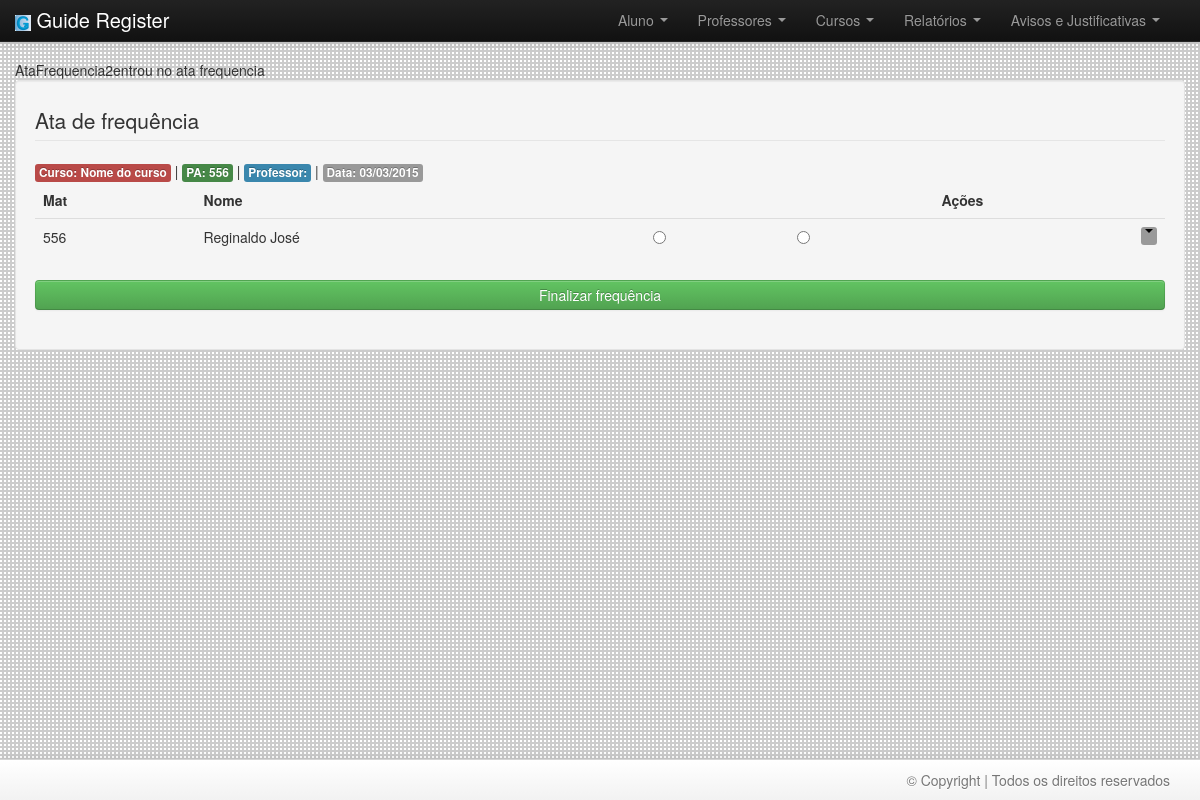
/?pg=aluno&opcao=AtaFrequencia&idCurso=3&idUsuario=2&PAturma=556, run on an earlier commit of the app's database.
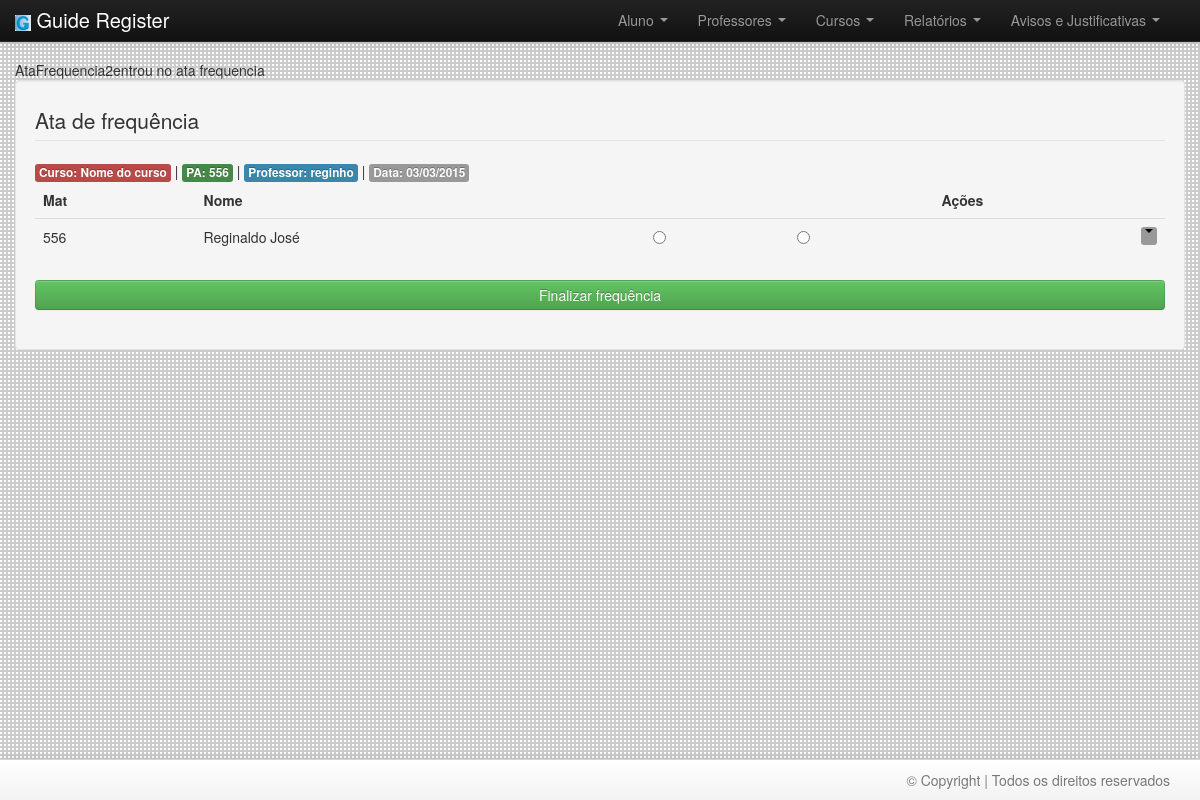
And on a later commit of the database.
### tables this page shows
CREATE TABLE `usuarios` (
  `idUsuario` int(11) NOT NULL AUTO_INCREMENT,
  `nomeUsuario` varchar(255) NOT NULL,
  `dtNascimento` date NOT NULL,
  `rg` varchar(20) NOT NULL,
  `cpf` varchar(20) NOT NULL,
  `dtAdmissao` date NOT NULL,
  `email` varchar(255) NOT NULL,
  `senha` varchar(255) NOT NULL,
  `ativo` bit(1) NOT NULL DEFAULT b'1',
  PRIMARY KEY (`idUsuario`,`email`,`senha`)
);

### telas/aluno/crudAluno.php (called while the page is built, shortened)
<?php
function listarNomeUsuarioPorId($conexao, $id) {
    $sqlBuscar = "SELECT nomeUsuario FROM usuarios WHERE idUsuario = " . $id;
    $resultado = mysqli_query($conexao, $sqlBuscar);
    return mysqli_fetch_assoc($resultado);
}

### telas/aluno/aluno.php (the view, shortened to what this page needs)
<?php
include_once 'telas/aluno/validacaoAluno.php';
if (!isset($_GET['opcao'])) {
    include_once 'telas/inicial.php';
} else {
    switch ($_GET['opcao']) {
            ?>
            <?php
        case 'AtaFrequencia':
            ?>
            <div class="well frequencia">
                <form action="" method="post">
                    <legend><span class="fa-user-add"></span> Ata de frequência</legend>
                    <span class="label label-important">Curso: <?php echo $nomeCurso; ?></span> |
                    <span class="label label-success">PA: <?php echo $PAturma; ?></span> |
                    <span class="label label-info">Professor: <?php echo $nomeProfessor['nomeUsuario']; ?></span> |
                    <span class="label"><?php echo 'Data: ' . $data; ?></span>
                    <table class="table table-hover">
                        <thead>
                            <tr>
                                <th>Mat</th>
                                <th>Nome</th>
                                <th><span class="fa-checkmark2"></span></th>
                                <th><span class="fa-blocked"></span></th>
                                <th>Ações</th>
                            </tr>
                        </thead>
                        <tbody>
                            <tr>
                                <td>556</td>
                                <td>Reginaldo José</td>
                                <td>
                                    <label class="radio">
                                    <input type="radio" name="compareceu"  value="" >
                                    </label>
                                </td>
                                <td>
                                    <label class="radio">
                                        <input type="radio" name="compareceu"  value="" >
                                    </label>
                                </td>
                                <td>
                                    <div class="btn-group pull-right">
                                        <a class="label" data-toggle="dropdown" href="#">
                                            <span class="caret"></span>
                                        </a>
                                    </div>
                                </td>
                            </tr>
                        </tbody>
                    </table>
                    <label for="">
                        <button type="submit" class="btn btn-block btn-success"><span class="fa-checkmark"></span> Finalizar frequência</button>
                    </label>
                </form>
            </div>
            <?php
            break;
    }
}

### index.php (shortened to what this page needs)
<!DOCTYPE HTML>
<html lang="pt-BR">
    <head>
        <link type="text/css" rel="stylesheet" href="css/styleIcomoon.css" />
        <link type="text/css" rel="stylesheet" href="css/bootstrap.css" />
        <link type="text/css" rel="stylesheet" href="css/bootstrap-responsive.css" />
        <link type="text/css" rel="stylesheet" href="css/style.css" />
    </head>
    <body>
        <?php include_once './telas/includes/header.php'; ?>
        <div class="container paginas">
            <?php
            if (!isset($_GET['pg'])) {
                include_once 'telas/inicial.php';
            } else {
                switch ($_GET['pg']) {
                    case 'aluno':
                        include_once './telas/aluno/aluno.php';
                        break;
                }
            }
            ?>
        </div>
        <?php
        include_once './telas/includes/footer.php';
        ?>
    </body>
</html>

### telas/includes/header.php (shortened to what this page needs)
<header id="header-menu" class="navbar navbar-fixed-top navbar-inverse">
    <div class="navbar-inner">
        <div class="container">
            <a class="brand" href="index.php">
                <img src="img/GuideRegister-Icon.ico"  alt="Página inicial" title="Página inicial"/>
                Guide Register
            </a>
            <ul class="nav">
                <li><a class="brand"  href="?pg=avisosEjustificativas&opcao=meusAvisos"><span class="fa-bell"></span></a></li>
                <li><a class="brand"  href="?pg=creditos"><span class="fa-coin"></span></a></li>
            </ul>
            <div class="nav-collapse pull-right">
                <ul class="nav">
                    <li class="dropdown">
                        <a href="#" class="dropdown-toggle" data-toggle="dropdown">
                            Aluno
                            <b class="caret"></b>
                        </a>
                    </li>
                    <li class="dropdown">
                        <a href="#" class="dropdown-toggle" data-toggle="dropdown">
                            Professores
                            <b class="caret"></b>
                        </a>
                    </li>
                    <li class="dropdown">
                        <a href="#" class="dropdown-toggle" data-toggle="dropdown">
                            Cursos
                            <b class="caret"></b>
                        </a>
                    </li>
                    <li class="dropdown">
                        <a href="#" class="dropdown-toggle" data-toggle="dropdown">
                            Relatórios
                            <b class="caret"></b>
                        </a>
                    </li>
                    <li class="dropdown">
                        <a href="#" class="dropdown-toggle" data-toggle="dropdown">
                            Avisos e Justificativas
                            <b class="caret"></b>
                        </a>
                    </li>
                </ul>
            </div>
        </div>
    </div>
</header>

### telas/aluno/validacaoAluno.php (shortened to what this page needs)
<?php
include_once 'crud/conexao.php';
include_once 'telas/aluno/crudAluno.php';
if (isset($_GET['opcao']) == 'AtaFrequencia') {
    echo $_GET['opcao'];
    $nomeCurso = 'Nome do curso';
    $data = date('d') . '/' . date('m') . '/' . date('Y');
    echo $idProfessor = $_GET['idUsuario'];
    $nomeProfessor = listarNomeUsuarioPorId($conexao, $idProfessor);
    $PAturma = $_GET['PAturma'];
    echo 'entrou no ata frequencia';
} else {
    echo 'não entrou';
}

### telas/includes/footer.php
<footer class="navbar navbar-fixed-bottom hidden-phone">
    <div class="navbar-inner">
        <div class="container">
            <ul class="nav pull-right">
                <li>
                    <a href="#">&COPY; Copyright | Todos os direitos reservados</a>
                </li>
            </ul>
        </div>
    </div>
</footer>

### css/style.css (style rules this page uses)
.paginas { margin: 60px auto; }
body { height:100%; background: url("../img/bg.fw.png"); }

What changed in the data, as far as the page shows it:
added usuarios: nomeUsuario "reginho"
